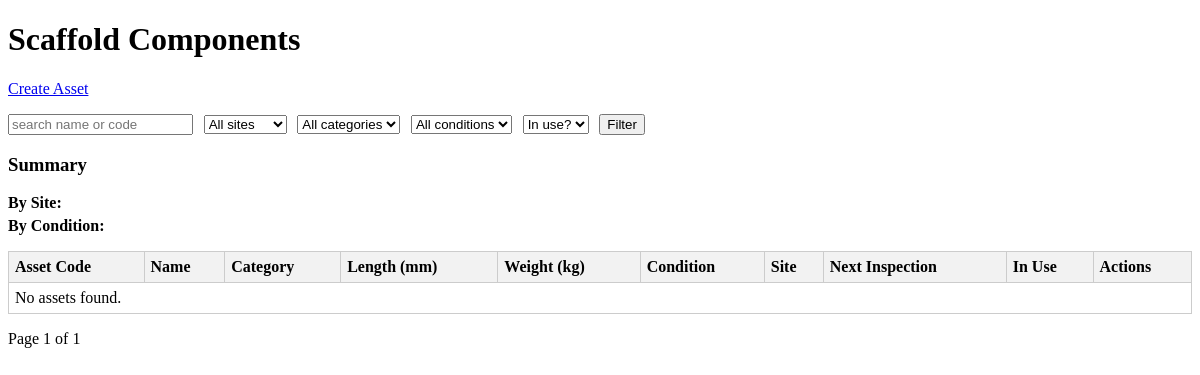
Before: /assets/ with the older database file.
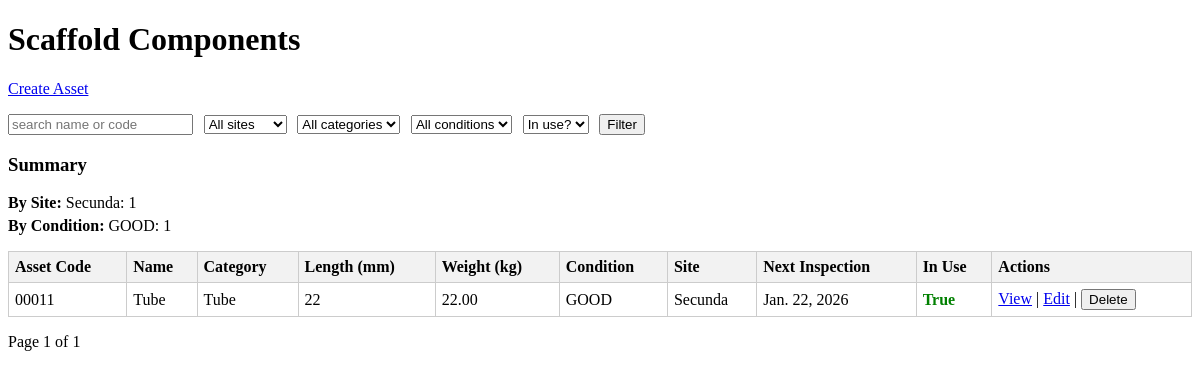
After: the same page with the newer database file.
### workorders/models.py (models this page shows, shortened)
class ScaffoldComponent(models.Model):
    CATEGORY_CHOICES = [
        ("Tube", "Tube"),
        ("Board", "Board"),
        ("Coupler", "Coupler"),
        ("Jack", "Jack"),
        ("Frame", "Frame"),
        ("Other", "Other"),
    ]
    CONDITION_CHOICES = [
        ("NEW", "NEW"),
        ("GOOD", "GOOD"),
        ("REPAIR", "REPAIR"),
        ("SCRAP", "SCRAP"),
    ]
    SITE_CHOICES = [
        ("Secunda", "Secunda"),
        ("Sasolburg", "Sasolburg"),
    ]
    asset_code = models.CharField(max_length=50)
    name = models.CharField(max_length=100)
    category = models.CharField(max_length=20, choices=CATEGORY_CHOICES)
    length_mm = models.IntegerField(null=True, blank=True)
    weight_kg = models.DecimalField(max_digits=6, decimal_places=2, validators=[MinValueValidator(Decimal("0.01"))])
    condition = models.CharField(max_length=10, choices=CONDITION_CHOICES, default="GOOD")
    site = models.CharField(max_length=20, choices=SITE_CHOICES)
    location = models.CharField(max_length=100, null=True, blank=True)
    last_inspection = models.DateField()
    next_inspection = models.DateField()
    is_in_use = models.BooleanField(default=False)
    created_at = models.DateTimeField(auto_now_add=True)
    updated_at = models.DateTimeField(auto_now=True)
    class Meta:
        unique_together = ("asset_code", "site")
        verbose_name = "Scaffold Component"
        verbose_name_plural = "Scaffold Components"

### workorders/views.py (the view)
# urls.py: path("", AssetListView.as_view(), name="home"),  # root path shows asset list
class AssetListView(ListView):
    model = ScaffoldComponent
    template_name = "assets/list.html"
    context_object_name = "assets"
    paginate_by = 10
    def get_queryset(self):
        qs = super().get_queryset()
        q = self.request.GET.get("q", "").strip()
        site = self.request.GET.get("site", "").strip()
        category = self.request.GET.get("category", "").strip()
        condition = self.request.GET.get("condition", "").strip()
        in_use = self.request.GET.get("in_use", "").strip()
        if q:
            qs = qs.filter(Q(name__icontains=q) | Q(asset_code__icontains=q))
        if site:
            qs = qs.filter(site=site)
        if category:
            qs = qs.filter(category=category)
        if condition:
            qs = qs.filter(condition=condition)
        if in_use.lower() in ["true", "false"]:
            qs = qs.filter(is_in_use=(in_use.lower() == "true"))
        qs = qs.annotate(
            condition_order=Case(
                When(condition__exact="NEW", then=0),
                When(condition__exact="GOOD", then=1),
                When(condition__exact="REPAIR", then=2),
                When(condition__exact="SCRAP", then=3),
                default=4,
                output_field=IntegerField(),
            )
        ).order_by("condition_order", "name")
        return qs
    def get_context_data(self, **kwargs):
        ctx = super().get_context_data(**kwargs)
        ctx["counts_by_site"] = ScaffoldComponent.objects.values("site").annotate(count=Count("id"))
        ctx["counts_by_condition"] = ScaffoldComponent.objects.values("condition").annotate(count=Count("id"))
        ctx["query_params"] = "&".join(
            ["%s=%s" % (k, v) for k, v in self.request.GET.items() if k != "page"]
        )
        ctx["SITE_CHOICES"] = ScaffoldComponent.SITE_CHOICES
        ctx["CATEGORY_CHOICES"] = ScaffoldComponent.CATEGORY_CHOICES
        ctx["CONDITION_CHOICES"] = ScaffoldComponent.CONDITION_CHOICES
        return ctx

### workorders/templates/assets/list.html (shortened to what this page needs)
<!doctype html>
<html>
<head>
</head>
<body>
  <h1>Scaffold Components</h1>
  <p><a href="{% url 'assets:create' %}">Create Asset</a></p>
  <form method="get" class="filter-form">
    <input type="text" name="q" placeholder="search name or code" value="{{ request.GET.q }}">
    <select name="site">
      <option value="">All sites</option>
    </select>
    <select name="category">
      <option value="">All categories</option>
    </select>
    <select name="condition">
      <option value="">All conditions</option>
    </select>
    <select name="in_use">
      <option value="">In use?</option>
    </select>
    <button type="submit">Filter</button>
  </form>
  <div class="summary">
    <h3>Summary</h3>
    <div><strong>By Site:</strong>
      {% for c in counts_by_site %} {{ c.site }}: {{ c.count }} {% endfor %}
    </div>
    <div><strong>By Condition:</strong>
      {% for c in counts_by_condition %} {{ c.condition }}: {{ c.count }} {% endfor %}
    </div>
  </div>
  <table>
    <thead>
      <tr>
        <th>Asset Code</th>
        <th>Name</th>
        <th>Category</th>
        <th>Length (mm)</th>
        <th>Weight (kg)</th>
        <th>Condition</th>
        <th>Site</th>
        <th>Next Inspection</th>
        <th>In Use</th>
        <th>Actions</th>
      </tr>
    </thead>
    <tbody>
      {% for a in assets %}
      <tr>
        <td>{{ a.asset_code }}</td>
        <td>{{ a.name }}</td>
        <td>{{ a.category }}</td>
        <td>{{ a.length_mm }}</td>
        <td>{{ a.weight_kg }}</td>
        <td>{{ a.condition }}</td>
        <td>{{ a.site }}</td>
        <td>{{ a.next_inspection }}</td>
        <td class="{% if a.is_in_use %}in-use-true{% else %}in-use-false{% endif %}">{{ a.is_in_use }}</td>
        <td class="actions">
          <a href="{% url 'assets:detail' a.pk %}">View</a> |
          <a href="{% url 'assets:edit' a.pk %}">Edit</a> |
          <form action="{% url 'assets:delete' a.pk %}" method="post">
            <button type="submit" onclick="return confirm('Delete?')">Delete</button>
          </form>
        </td>
      </tr>
      {% empty %}
      <tr><td colspan="10">No assets found.</td></tr>
      {% endfor %}
    </tbody>
  </table>
  <div style="margin-top:1em;">
    Page {{ page_obj.number }} of {{ page_obj.paginator.num_pages }}
  </div>
</body>
</html>

### workorders/templates/assets/list.html (style rules this page uses)
table { border-collapse: collapse; width: 100%; margin-top: 1em; }
th, td { border: 1px solid #ccc; padding: 6px; text-align: left; }
th { background-color: #f2f2f2; }
.filter-form select, .filter-form input { margin-right: 0.5em; }
.summary { margin-top: 1em; }
.summary div { margin-bottom: 0.3em; }
.in-use-true { color: green; font-weight: bold; }
.actions form { display: inline; margin: 0; padding: 0; }

Changed rows visible on the page:
added ScaffoldComponent: asset_code "00011", name "Tube", category "Tube", length_mm "22", weight_kg "22.00", condition "GOOD", site "Secunda", next_inspection "Jan. 22, 2026", is_in_use "True"
Other visible differences:
new list line: "Secunda : 1"
new list line: "GOOD : 1"
text no longer shown: "No assets found."
